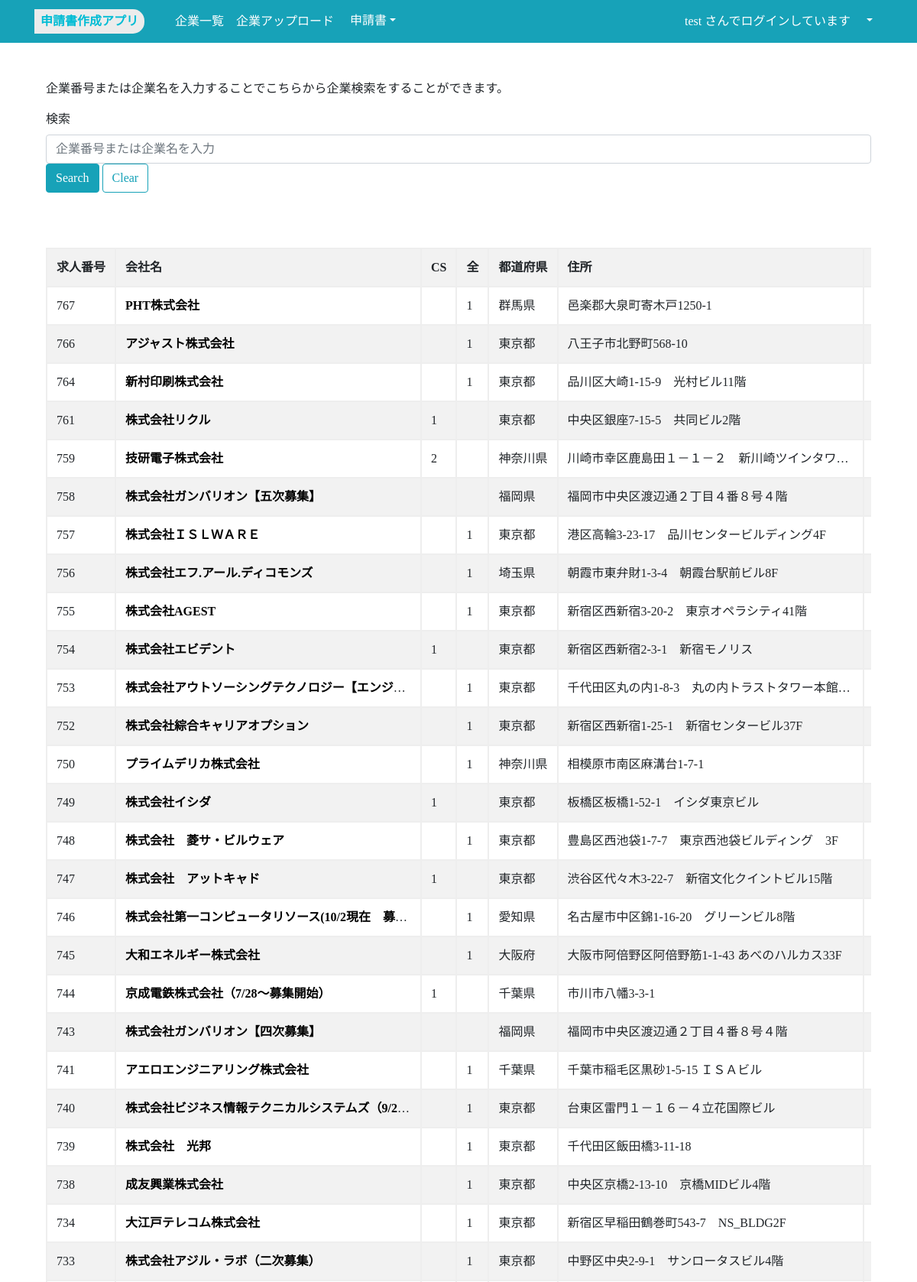
Page /company/ (signed in, upper part) on the committed database.
### application/models.py (models this page shows, shortened)
class Company(models.Model):
    number = models.IntegerField(verbose_name='求人番号')
    name = models.CharField(max_length=100, verbose_name='会社名')
    AD = models.IntegerField(null=True, blank=True)
    EE = models.IntegerField(null=True, blank=True)
    ME = models.IntegerField(null=True, blank=True)
    CS = models.IntegerField(null=True, blank=True)
    ALL = models.IntegerField(null=True, blank=True)
    AC = models.IntegerField(null=True, blank=True)
    prefecture = models.CharField(max_length=100, verbose_name='都道府県')
    address = models.CharField(max_length=100, verbose_name='住所')
    tel = models.CharField(max_length=100, verbose_name='電話番号')
    PIC = models.CharField(max_length=100, verbose_name='担当')
    workplace = models.CharField(max_length=100, verbose_name='勤務地')
    qualified = models.CharField(max_length=100, verbose_name='推薦・自由')
    method = models.CharField(max_length=100, verbose_name='応募方法')
    selection_day = models.CharField(max_length=100, verbose_name='選考日')
    naming = models.CharField(max_length=100, verbose_name='呼称')
    money = models.CharField(max_length=100, verbose_name='資本金')
    employee = models.CharField(max_length=100, verbose_name='従業員数')
    type = models.CharField(max_length=100, verbose_name='業種')
    detail = models.CharField(max_length=100, verbose_name='事業内容')
    occupation = models.CharField(max_length=100, verbose_name='職種')
    web = models.CharField(max_length=100, verbose_name='ホームページ')
    mail = models.CharField(max_length=100, verbose_name='メールアドレス')
    graduated = models.CharField(max_length=100, verbose_name='既卒', null=True, blank=True)
    disabled = models.CharField(max_length=100, verbose_name='障害者採用', null=True, blank=True)
    PDF = models.CharField(max_length=100)
    date = models.DateField(verbose_name='日付')

### application/views.py (the view)
# urls.py: path('company/', views.company, name = 'company'),
@login_required
def company(request, num=1):
    if Account.objects.filter(user=request.user).exists():
        search_keyword = request.GET.get('search_keyword', '')
        user_department = request.user.account.department
        if search_keyword:
            if user_department == 'ME':
                data = Company.objects.filter(Q(ALL=True)| Q(ME=True) )
                data = data.filter(number__icontains=search_keyword) | data.filter(name__icontains=search_keyword)
            if user_department == 'CS':
                data = Company.objects.filter(Q(ALL=True)| Q(CS=True) )
                data = data.filter(number__icontains=search_keyword) | data.filter(name__icontains=search_keyword)
        else:
            if user_department == 'AD':
                data = Company.objects.filter(Q(AD__isnull=False) | Q(ALL__isnull=False))
            elif user_department == 'EE':
                data = Company.objects.filter(Q(EE__isnull=False) | Q(ALL__isnull=False))
            elif user_department == 'ME':
                data = Company.objects.filter(Q(ME__isnull=False) | Q(ALL__isnull=False))
            elif user_department == 'CS':
                data = Company.objects.filter(Q(CS__isnull=False) | Q(ALL__isnull=False))
            elif user_department == 'AC':
                data = Company.objects.filter(Q(AC__isnull=False))
        page = Paginator(data, 50)
        params = {
            'data': page.get_page(num)  # Always display the first page initially
        }
        return render(request, 'company.html', params)
    else:
        return redirect('accountcreate')

### application/templates/company.html (shortened to what this page needs)
{% extends 'base.html' %}
{% load static %}
{% block content %}
  <div class='container mt-4'>
    <br>
    <p>企業番号または企業名を入力することでこちらから企業検索をすることができます。</p>
    <form method='get' id="search-form">
      <label class = 'form-label'>検索</label>
      <input type="text" id="search_keyword" name="search_keyword" class='form-control' placeholder="企業番号または企業名を入力" value="{{ request.GET.search_keyword }}">
      <button type="submit" aria-label="検索" class="btn btn-info">Search</button>
      <button type="button" aria-label="クリア" onclick='clearSearch()' class="btn btn-outline-info">Clear</button>
    </form>
    <br><br><br>
    <div class="table-wrap table-responsive">
      <table class="table table-striped border">
        <tr>
          <th>求人番号</th>
          <th>会社名</th>
          {% if user.account.department == 'CS' %}
          <th>CS</th>
          {% endif %}
          <th>全</th>
          <th>都道府県</th>
          <th>住所</th>
          <th>TEL</th>
        </tr>
        {% for company in data %}
          <tr>
            <td>
              {{ company.number }}
            </td>
            <td class='company'>
              <a style = 'font-weight:bold' href="{% url 'application_create' company_name=company.name %}">{{ company.name }}</a>
            </td>
            {% if user.account.department == 'CS' %}
            <td>
              {% if company.EE is not None %}
              {{ company.EE }}
              {% endif %}
            </td>
            {% endif %}
            <td>
            {% if company.ALL %}
              {{ company.ALL }}
            {% endif %}
            </td>
            <td>{{ company.prefecture }}</td>
            <td>{{ company.address }}</td>
            <td>{{ company.tel }}</td>
          </tr>
        {% endfor %}
      </table>
    </div>
  </div>
</div>
{% endblock content%}

### application/templates/base.html (shortened to what this page needs)
{% load static %}
<!DOCTYPE html>
<html lang="jp">
<head>
    <link href="https://cdn.jsdelivr.net/npm/bootstrap@5.3.0/dist/css/bootstrap.min.css" rel="stylesheet">
    <link rel="stylesheet" href="{% static 'css/bootstrap.min.css' %}">
    <link rel="stylesheet" href="{% static 'css/account.css' %}" />
</head>
<body>
    <nav class="navbar navbar navbar-expand-lg navbar-dark bg-info ">
        <div class="container">
          <a href="/" class="square_btn" style = 'font-weight:bold; color: #00BCD4;'>申請書作成アプリ</a>
          <div class="collapse navbar-collapse" id="navbarSupportedContent">
            <ul class="navbar-nav mr-auto">
            <li class="nav-item active">
                <a class="nav-link" href="{% url 'company' %}">企業一覧</a>
            </li>
            {% if user.is_superuser %}
              <li class="nav-item active">
                <a class="nav-link" href="{% url 'upload_excel' %}">企業アップロード</a>
              </li>
            {% endif %}
            <div class="dropdown">
              <button class="btn btn-info dropdown-toggle" type="button" data-bs-toggle="dropdown" aria-expanded="false">申請書</button>
            </div>
            </ul>
            <ul class="navbar-nav">
                <li class="nav-item active">
                <a class="nav-link" href="{% url 'information' %}">
                    {{ user.username }} さんでログインしています</a>
                </li>
                <div class="dropdown">
                <button class="btn btn-info dropdown-toggle" type="button" data-bs-toggle="dropdown" aria-expanded="false"></button>
                </div>
            </ul>
              </div>
        </div>
      </nav>
    <div class='wrapper'>
        <div class='container'>
            {% block content %}
            {% endblock content %}
        </div>
</body>
</html>

### application/static/css/account.css (style rules this page uses)
body { font-family: "Avenir Next"; margin: 0; position: relative; height: auto !important; width: 100%; height: 100%; min-height: 100%; }
li { list-style: none; }
a:link { color: #000000; }

### application/templates/company.html (style rules this page uses)
.table th { border: 2px solid #eee; white-space: nowrap; }
.table td { border: 2px solid #eee; white-space: nowrap; overflow: hidden; text-overflow: ellipsis; max-width: 400px; position: relative; }

### application/templates/base.html (style rules this page uses)
.square_btn { position: relative; display: inline-block; font-weight: 900; padding: 0.25em 0.5em; text-decoration: none; color: #00BCD4; background: #ECECEC; border-radius: 0 15px 15px 0; }
body, html { height: 100%; }

### rows in the picture
Company: number "767", name "PHT株式会社", ALL "1", prefecture "群馬県", address "邑楽郡大泉町寄木戸1250-1"
Company: number "766", name "アジャスト株式会社", ALL "1", prefecture "東京都", address "八王子市北野町568-10"
Company: number "764", name "新村印刷株式会社", ALL "1", prefecture "東京都", address "品川区大崎1-15-9 光村ビル11階"
Company: number "761", name "株式会社リクル", EE "1", prefecture "東京都", address "中央区銀座7-15-5 共同ビル2階"
Company: number "759", name "技研電子株式会社", EE "2", prefecture "神奈川県", address "川崎市幸区鹿島田１－１－２ 新川崎ツインタワ…"
Company: number "758", name "株式会社ガンバリオン【五次募集】", prefecture "福岡県", address "福岡市中央区渡辺通２丁目４番８号４階"
Company: number "757", name "株式会社ＩＳＬＷＡＲＥ", ALL "1", prefecture "東京都", address "港区高輪3-23-17 品川センタービルディング4F"
Company: number "756", name "株式会社エフ.アール.ディコモンズ", ALL "1", prefecture "埼玉県", address "朝霞市東弁財1-3-4 朝霞台駅前ビル8F"
Company: number "755", name "株式会社AGEST", ALL "1", prefecture "東京都", address "新宿区西新宿3-20-2 東京オペラシティ41階"
Company: number "754", name "株式会社エビデント", EE "1", prefecture "東京都", address "新宿区西新宿2-3-1 新宿モノリス"
Company: number "753", name "株式会社アウトソーシングテクノロジー【エンジ…", ALL "1", prefecture "東京都", address "千代田区丸の内1-8-3 丸の内トラストタワー本館…"
Company: number "752", name "株式会社綜合キャリアオプション", ALL "1", prefecture "東京都", address "新宿区西新宿1-25-1 新宿センタービル37F"
Company: number "750", name "プライムデリカ株式会社", ALL "1", prefecture "神奈川県", address "相模原市南区麻溝台1-7-1"
Company: number "749", name "株式会社イシダ", EE "1", prefecture "東京都", address "板橋区板橋1-52-1 イシダ東京ビル"
Company: number "748", name "株式会社 菱サ・ビルウェア", ALL "1", prefecture "東京都", address "豊島区西池袋1-7-7 東京西池袋ビルディング 3F"
Company: number "747", name "株式会社 アットキャド", EE "1", prefecture "東京都", address "渋谷区代々木3-22-7 新宿文化クイントビル15階"
Company: number "746", name "株式会社第一コンピュータリソース(10/2現在 募…", ALL "1", prefecture "愛知県", address "名古屋市中区錦1-16-20 グリーンビル8階"
Company: number "745", name "大和エネルギー株式会社", ALL "1", prefecture "大阪府", address "大阪市阿倍野区阿倍野筋1-1-43 あべのハルカス33F"
Company: number "744", name "京成電鉄株式会社（7/28～募集開始）", EE "1", prefecture "千葉県", address "市川市八幡3-3-1"
Company: number "743", name "株式会社ガンバリオン【四次募集】", prefecture "福岡県", address "福岡市中央区渡辺通２丁目４番８号４階"
Company: number "741", name "アエロエンジニアリング株式会社", ALL "1", prefecture "千葉県", address "千葉市稲毛区黒砂1-5-15 ＩＳＡビル"
Company: number "740", name "株式会社ビジネス情報テクニカルシステムズ（9/2…", ALL "1", prefecture "東京都", address "台東区雷門１－１６－４立花国際ビル"
Company: number "739", name "株式会社 光邦", ALL "1", prefecture "東京都", address "千代田区飯田橋3-11-18"
Company: number "738", name "成友興業株式会社", ALL "1", prefecture "東京都", address "中央区京橋2-13-10 京橋MIDビル4階"
Company: number "734", name "大江戸テレコム株式会社", ALL "1", prefecture "東京都", address "新宿区早稲田鶴巻町543-7 NS_BLDG2F"
Company: number "733", name "株式会社アジル・ラボ（二次募集）", ALL "1", prefecture "東京都", address "中野区中央2-9-1 サンロータスビル4階"

### other values in the picture
{{ user.username }} "test"
